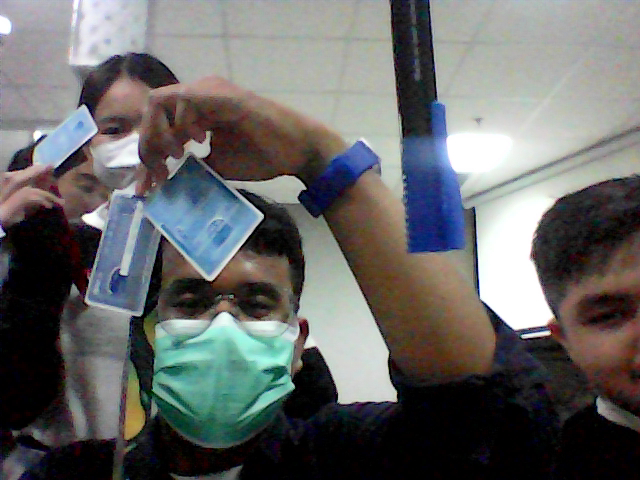
#> input picture color_detection/img/sample_blue.jpg, 640 x 480 px
$ python range_finder.py
#> lines starting #> are read from the running program, lines starting #| are printed output that depends on the picture; after the words box and inside, x2 and y2 are one past the last pixel; in counts of white or black regions, pixels touching at a corner belong together
import cv2
import numpy as np


def nothing(x):
    ...


# Load image
image = cv2.imread("img/sample_blue.jpg")
#> image is the input picture: shape (480, 640, 3); mean B, G, R 103.5, 104.1, 103.3

# Create a window
cv2.namedWindow("image")

# Create trackbars for color change
# Hue is from 0-179 for Opencv
cv2.createTrackbar("HMin", "image", 0, 179, nothing)
#> slider 'HMin' is set to 35
cv2.createTrackbar("SMin", "image", 0, 255, nothing)
#> slider 'SMin' is set to 51
cv2.createTrackbar("VMin", "image", 0, 255, nothing)
#> slider 'VMin' is set to 51
cv2.createTrackbar("HMax", "image", 0, 179, nothing)
#> slider 'HMax' is set to 179
cv2.createTrackbar("SMax", "image", 0, 255, nothing)
#> slider 'SMax' is set to 255
cv2.createTrackbar("VMax", "image", 0, 255, nothing)
#> slider 'VMax' is set to 255

# Set default value for Max HSV trackbars
cv2.setTrackbarPos("HMax", "image", 179)
cv2.setTrackbarPos("SMax", "image", 255)
cv2.setTrackbarPos("VMax", "image", 255)

# Initialize HSV min/max values
hMin = sMin = vMin = hMax = sMax = vMax = 0
phMin = psMin = pvMin = phMax = psMax = pvMax = 0

while True:
    # Get current positions of all trackbars
    hMin = cv2.getTrackbarPos("HMin", "image")
    sMin = cv2.getTrackbarPos("SMin", "image")
    vMin = cv2.getTrackbarPos("VMin", "image")
    hMax = cv2.getTrackbarPos("HMax", "image")
    sMax = cv2.getTrackbarPos("SMax", "image")
    vMax = cv2.getTrackbarPos("VMax", "image")

    # Set minimum and maximum HSV values to display
    lower = np.array([hMin, sMin, vMin])
    upper = np.array([hMax, sMax, vMax])

    # Convert to HSV format and color threshold
    hsv = cv2.cvtColor(image, cv2.COLOR_BGR2HSV)
#> hsv: shape (480, 640, 3); mean H, S, V 64.1, 71.8, 114.4
    mask = cv2.inRange(hsv, lower, upper)
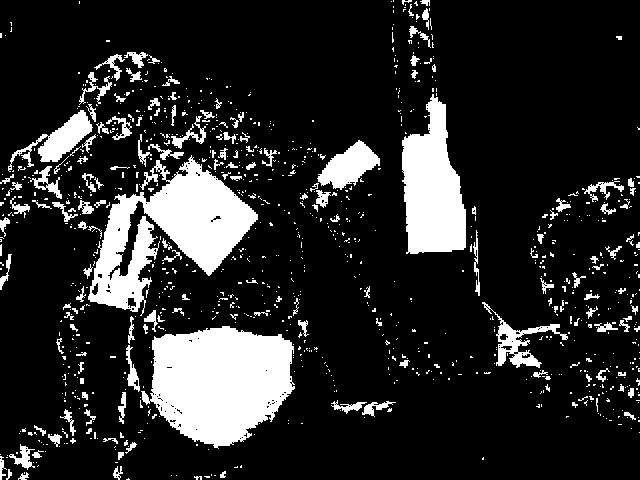
#> mask: shape (480, 640); 16.1% white; 1039 white regions (878 under 20 px), largest, box (x1, y1, x2, y2) and area: (141, 326, 295, 449) 13316, (88, 155, 258, 316) 11543, (402, 94, 466, 254) 6939
    result = cv2.bitwise_and(image, image, mask=mask)
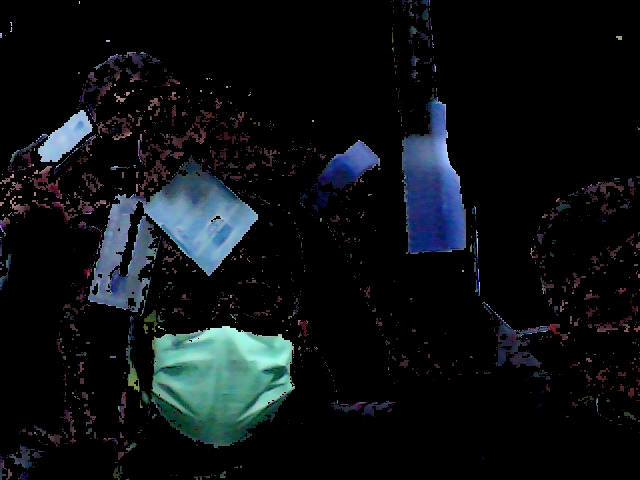
#> result: shape (480, 640, 3); mean B, G, R 19.4, 16.7, 12.7

    # Print if there is a change in HSV value
    if (
        (phMin != hMin)
        | (psMin != sMin)
        | (pvMin != vMin)
        | (phMax != hMax)
        | (psMax != sMax)
        | (pvMax != vMax)
    ):
        print(f"low = [{hMin}, {sMin}, {vMin}], high = [{hMax}, {sMax}, {vMax}]")
        phMin = hMin
        psMin = sMin
        pvMin = vMin
        phMax = hMax
        psMax = sMax
        pvMax = vMax

    # Display result image
    cv2.imshow("image", result)
    if cv2.waitKey(10) & 0xFF == ord("q"):
#> (key q is pressed here)
        break

cv2.destroyAllWindows()

$ run again, with color_detection/img/traffic_light.png saved as color_detection/img/sample_blue.jpg
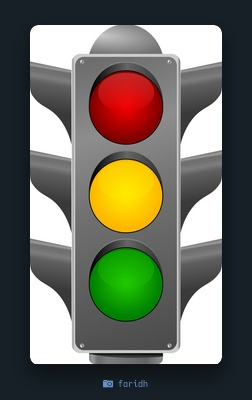
#> input picture color_detection/img/traffic_light.png, 252 x 400 px
#> image is the input picture: shape (400, 252, 3); mean B, G, R 96, 108.4, 108.4
#> hsv: shape (400, 252, 3); mean H, S, V 49.1, 70.6, 119.8
#> `mask = cv2.inRange(hsv, lower, upper)`:
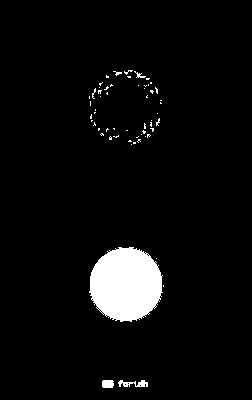
#> mask: shape (400, 252); 4.8% white; 58 white regions (53 under 20 px), largest, box (x1, y1, x2, y2) and area: (89, 247, 163, 322) 4255, (118, 380, 148, 387) 124, (102, 380, 114, 388) 90, (134, 71, 146, 78) 31, (113, 71, 122, 76) 20
#> `result = cv2.bitwise_and(image, image, mask=mask)`:
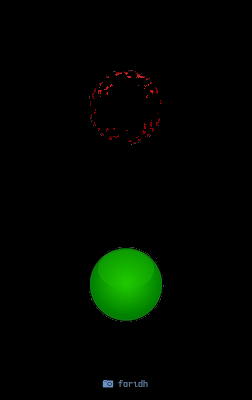
#> result: shape (400, 252, 3); mean B, G, R 0.4, 6.7, 1.2
